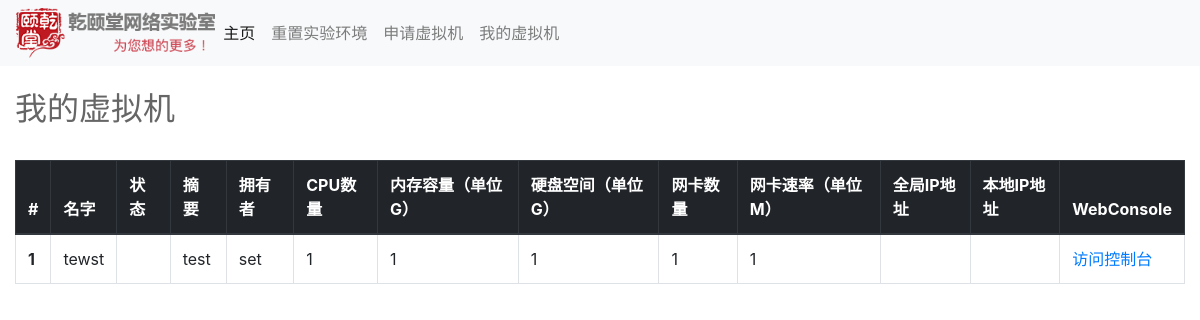
/myvms/, run on an earlier commit of the app's database.
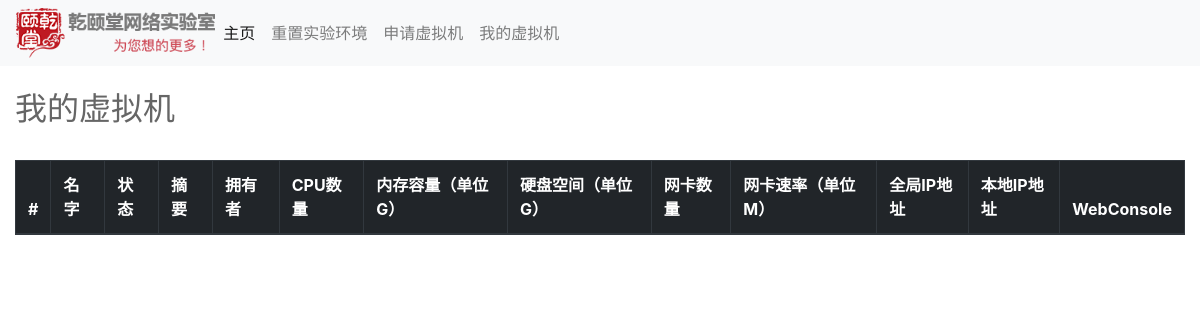
And on a later commit of the database.
### qytcloud/models.py (models this page shows)
class Vmdb(models.Model):
    vm_name = models.CharField(max_length=100, blank=False)
    vm_summary = models.CharField(max_length=10000, blank=True)
    vm_owner = models.CharField(max_length=100, blank=False)
    vm_cpu_cores = models.IntegerField(default=1, blank=False)
    vm_mem_G = models.IntegerField(default=1, blank=False)
    vm_nics = models.IntegerField(default=1, blank=False)
    vm_nics_speed_M = models.IntegerField(default=1, blank=True)
    vm_disk_space_G = models.IntegerField(default=1, blank=True)
    vm_ip = models.GenericIPAddressField(default='1.1.1.1')
    vm_global_ip = models.GenericIPAddressField(default='1.1.1.1')
    vm_status = models.CharField(max_length=100, blank=True)
    vm_webconsole_url = models.URLField(blank=True)

### views/qyt_forms.py (the view)
# urls.py: path('myvms/', qyt_forms.myvms),
def myvms(request):
    result = Vmdb.objects.all()
    vms_list = []
    for x in result:
        vms_dict = {}
        vms_dict['name'] = x.vm_name
        vms_dict['cpu_cores'] = x.vm_cpu_cores
        vms_dict['mem_G'] = x.vm_mem_G
        vms_dict['disk_space_G'] = x.vm_disk_space_G
        vms_dict['nics'] = x.vm_nics
        vms_dict['nics_speed_M'] = x.vm_nics_speed_M
        vms_dict['owner'] = x.vm_owner
        vms_dict['summary'] = x.vm_summary
        vms_dict['global_ip'] = x.vm_global_ip
        vms_dict['ip'] = x.vm_ip
        vms_dict['status'] = x.vm_status
        vms_dict['webconsole_url'] = x.vm_webconsole_url
        vms_list.append(vms_dict)
    return render(request, 'myvms.html', {'vms_list': vms_list})

### templates/myvms.html (shortened to what this page needs)
{% extends 'base.html' %}
{% block head %}
    <link rel="stylesheet" href="https://cdn.datatables.net/1.10.19/css/jquery.dataTables.min.css">
{% endblock head %}
{% block body %}
    <div class="container-fluid">
        <br><h2 style="color: #666666">我的虚拟机</h2><br>
    <table class="table table-bordered" id="myTable">
      <thead class="thead-dark">
        <tr>
          <th scope="col">#</th>
          <th scope="col">名字</th>
          <th scope="col">状态</th>
          <th scope="col">摘要</th>
          <th scope="col">拥有者</th>
          <th scope="col">CPU数量</th>
          <th scope="col">内存容量（单位G）</th>
          <th scope="col">硬盘空间（单位G）</th>
          <th scope="col">网卡数量</th>
          <th scope="col">网卡速率（单位M）</th>
          <th scope="col">全局IP地址</th>
          <th scope="col">本地IP地址</th>
          <th scope="col">WebConsole</th>
        </tr>
      </thead>
      <tbody id ="myTable">
        {% for vm in vms_list %}
        <tr>
          <th scope="row">{{ forloop.counter }}</th>
          <td>{{ vm.name }}</td>
          {% if vm.status == 'POWERED_ON' %}
              <td style="background-color:green"><strong>{{ vm.status }}</strong></td>
          {% elif vm.status == 'POWERED_OFF' %}
            <td style="background-color:yellow"><strong>{{ vm.status }}</strong></td>
          {% elif vm.status == 'UNKOWN' %}
            <td style="background-color:red"><strong>{{ vm.status }}</strong></td>
          {% else %}
            <td>{{ vm.status }}</td>
          {% endif %}
          <td>{{ vm.summary }}</td>
          <td>{{ vm.owner }}</td>
          <td>{{ vm.cpu_cores }}</td>
          <td>{{ vm.mem_G }}</td>
          <td>{{ vm.disk_space_G }}</td>
          <td>{{ vm.nics }}</td>
          <td>{{ vm.nics_speed_M }}</td>
          <td>{{ vm.global_ip }}</td>
          <td>{{ vm.ip }}</td>
          <td><a href="{{ vm.webconsole_url }}">访问控制台</a></td>
        </tr>
        {% endfor %}
      </tbody>
    </table>
    </div>
{% endblock body %}

What changed in the data, as far as the page shows it:
removed Vmdb: name "tewst", summary "test", owner "set", cpu_cores "1", mem_G "1", disk_space_G "1", nics "1", nics_speed_M "1"
